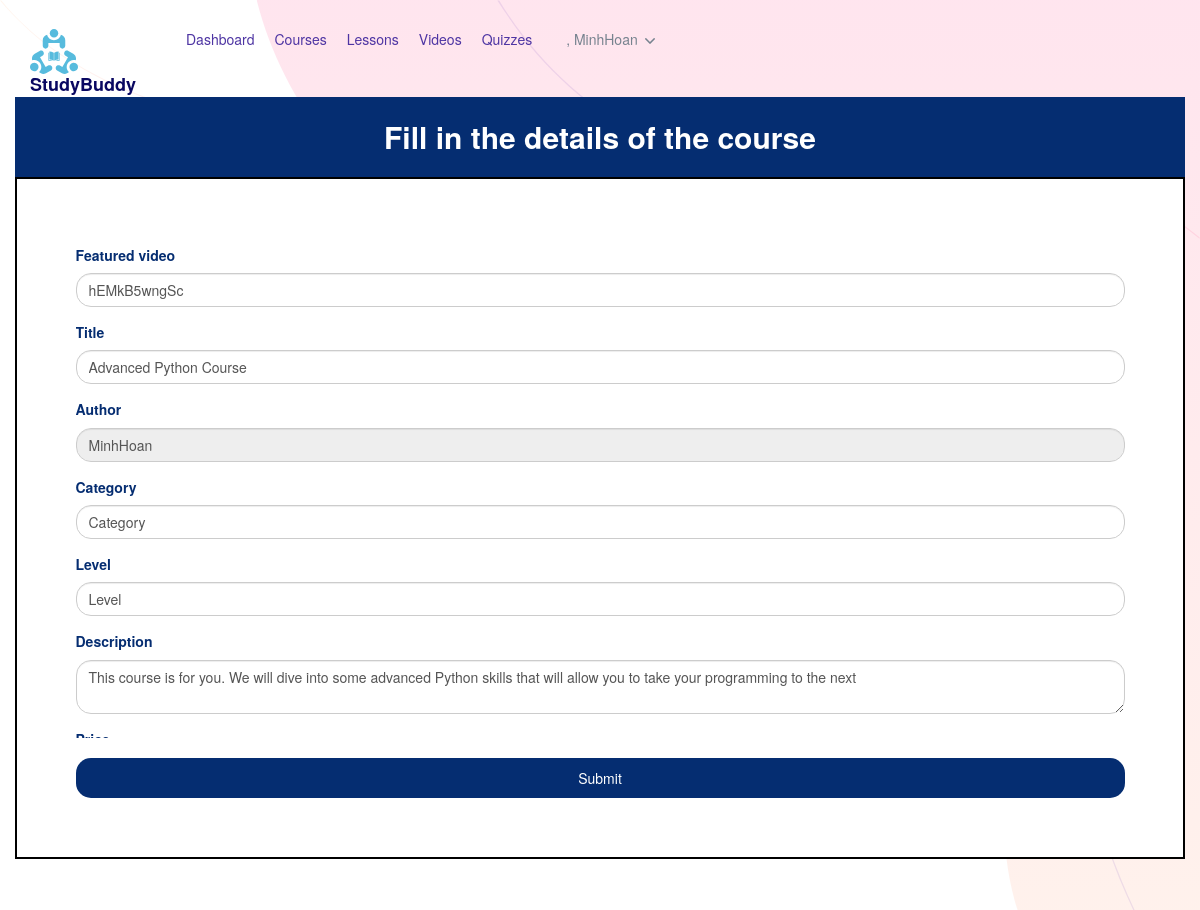
Page /instructor-course/details/online-video-course-website-like-udemy (signed in) on the committed database.
### app/models.py (models this page shows, shortened)
class Course(models.Model):
    STATUS = (
        ('PUBLISH','PUBLISH'),
        ('DRAFT', 'DRAFT'),
    )
    COURSE_TYPE = (
        ('FREE', 'FREE'),
        ('PAID', 'PAID'),
    )
    featured_image = models.FileField(upload_to="Media/featured_img",null=True)
    featured_video = models.CharField(max_length=300,null=True)
    title = models.CharField(max_length=500)
    course_type = models.CharField(choices=COURSE_TYPE,max_length=4, default='FREE')
    created_at = models.DateField(auto_now_add=True)
    user = models.ForeignKey(User,on_delete=models.CASCADE, null=True)
    category = models.ForeignKey(Categories,on_delete=models.CASCADE)
    level = models.ForeignKey(Level, on_delete=models.CASCADE,null=True)
    description = models.TextField()
    price = models.IntegerField(null=True,default=0)
    discount = models.IntegerField(null=True)
    language = models.ForeignKey(Language,on_delete=models.CASCADE,null=True)
    deadline = models.CharField(max_length=100,null=True)
    slug = models.SlugField(default='', max_length=500, null=True, blank=True)
    status = models.CharField(choices=STATUS,max_length=100,null=True)
    has_certificate = models.BooleanField(default=True)

### app/views.py (the view)
def InstructorUpdateCourse(request, slug):
    course = Course.objects.get(slug=slug)
    updateCourseForm = InstructorCreateCourseForm()
    author = User.objects.get(username=request.user)
    message = None
    mydict = {'updateCourseForm': updateCourseForm,
              'author': author,
              'message': message,
              'featured_video': course.featured_video,
              'title': course.title,
              'description': course.description,
              'price': course.price,
              'discount': course.discount,
              'deadline': course.deadline,
              'has_certificate': course.has_certificate
              }
    if request.method == 'POST':
        updateCourseForm = InstructorCreateCourseForm(request.POST)
        if updateCourseForm.is_valid():
            course_updated = Course.objects.get(title=course.title)
            course_updated.featured_video = request.POST.get('featured_video')
            course_updated.title = request.POST.get('title')
            course_updated.description = request.POST.get('description')
            course_updated.price = request.POST.get('price')
            course_updated.discount = request.POST.get('discount')
            course_updated.deadline = request.POST.get('deadline')
            course_updated.has_certificate = request.POST.get('has_certificate')
            course_updated.level = Level.objects.get(name=request.POST.get('level'))
            course_updated.category = Categories.objects.get(name=request.POST.get('category'))
            course_updated.language = Language.objects.get(id=request.POST.get('language'))
            course_updated.status = 'DRAFT'
            course_updated.save()
            return redirect('instructor-course')
        else:
            print(updateCourseForm.errors)
    else:  # no POST yet
        updateCourseForm = InstructorCreateCourseForm(request.user)
    return render(request, 'app/instructor/update_course_forn.html', context=mydict)

### app/forms.py
class InstructorCreateCourseForm(forms.ModelForm):
    category = forms.ModelChoiceField(queryset=Categories.objects.all(), empty_label="Category", to_field_name="name")
    level = forms.ModelChoiceField(queryset=Level.objects.all(), empty_label="Level", to_field_name="name")
    language = forms.ModelChoiceField(queryset=Language.objects.all(), empty_label="Language", to_field_name="id")
    class Meta:
        model = Course
        fields = ['featured_video', 'title', 'description', 'price', 'discount', 'deadline', 'slug', 'has_certificate']

### app/models.py (called while the page is built)
    def __str__(self):
        return self.name

    def __str__(self):
        return self.name

    def __str__(self):
        return self.language

### app/templates/app/instructor/update_course_forn.html (shortened to what this page needs)
{% extends 'app/instructor_base.html' %}
{% block content %}
{% load static %}
{% load widget_tweaks %}
<body>
<head>
    <link href="//netdna.bootstrapcdn.com/bootstrap/3.0.0/css/bootstrap.min.css" rel="stylesheet" id="bootstrap-css">
    <link href="{% static 'fontawesomefree/css/fontawesome.css' %}" rel="stylesheet" type="text/css">
    <link href="{% static 'fontawesomefree/css/brands.css' %}" rel="stylesheet" type="text/css">
    <link href="{% static 'fontawesomefree/css/solid.css' %}" rel="stylesheet" type="text/css">
</head>
  <body>
    <form method="POST" style="color: #052d71 !important;">
      <div class="container register-form" style="align-items: center;">
        <div class="form">
          <div class="note">
              <p style="font-size: 30px;">Fill in the details of the course</p>
          </div>
          <div class="form-content" style="background-color: #fff; border: 2px solid #000000">
            <div class="scroll" style="height: 500px">
            <div class="row">
              <div class="col-md-12">
                <div class="form-group">
                  <h5><b>Featured video</b></h5>
                  <input class="form-control" aria-label="Small" type="text" value="{{featured_video}}"  id="featured_video" name="featured_video" >
                </div>
                <div class="form-group">
                  <h5><b>Title</b></h5>
                  <input class="form-control" aria-label="Small" type="text" value="{{title}}"  id="title" name="title" >
                </div>
                <div class="form-group">
                  <h5><b>Author</b></h5>
                  <input class="form-control" aria-label="Small" type="text" value="{{author}}" disabled id="user" name="user" >
                </div>
                <div class="form-group">
                  <h5><b>Category</b></h5>
                  {% render_field updateCourseForm.category class="form-control" placeholder="Category" %}
                </div>
                <div class="form-group">
                  <h5><b>Level</b></h5>
                  {% render_field updateCourseForm.level class="form-control" placeholder="Level" %}
                </div>
                <div class="form-group">
                  <h5><b>Description</b></h5>
                      <textarea class="form-control" type="text" id="description" name="description" >{{description}}</textarea>
                </div>
                <div class="form-group">
                  <h5><b>Price</b></h5>
                </div>
              </div>
            </div>
            </div>
             <br>
            <button type="submit" class="btnSubmit">Submit</button>
          </div>
        </div>
      </div>
  </body>
</body>
{% endblock %}

### app/templates/app/components/instructor_site_header.html (shortened to what this page needs)
{% load static %}
<header class="navbar navbar-expand-xl navbar-light" >
        <div class="container">
            <a class="navbar-brand" href="{% url 'home' %}">
                <img src="{% static 'assets/img/logo.svg' %}" class="navbar-brand-img" alt="...">
                StudyBuddy
            </a>
            <div class="collapse navbar-collapse z-index-lg" id="navbarCollapse">
                <ul class="navbar-nav ms-auto">
                    <li class="nav-item dropdown dropdown-full-width ">
                        <a href="{% url 'instructor-dashboard' %}" class="nav-link px-xl-4 text-gigas"><span>Dashboard</span></a>
                    </li>
                    <li class="nav-item dropdown dropdown-full-width">
                        <a href="{% url 'instructor-course' %}" class="nav-link px-xl-4 text-gigas"><span>Courses</span></a>
                    </li>
                    <li class="nav-item dropdown dropdown-full-width">
                        <a href="{% url 'instructor-lesson' %}" class="nav-link px-xl-4 text-gigas"><span>Lessons</span></a>
                    </li>
                    <li class="nav-item dropdown dropdown-full-width">
                        <a href="{% url 'instructor-video' %}" class="nav-link px-xl-4 text-gigas"><span>Videos</span></a>
                    </li>
                    <li class="nav-item dropdown dropdown-full-width">
                        <a href="{% url 'instructor-quiz' %}" class="nav-link px-xl-4 text-gigas"><span>Quizzes</span></a>
                    </li>
                    <li class="nav-item dropdown border-0 px-1 px-md-3">
                        <a class="nav-link dropdown-toggle" id="user" data-bs-toggle="dropdown" href="#" aria-haspopup="true" aria-expanded="false">
                           , {{user.username}}
                       </a>
                   </li>
                </ul>
            </div>
        </div>
</header>

### app/templates/app/instructor/update_course_forn.html (style rules this page uses)
div.scroll { background-color: #ffffff; width: 100%; height: 350px; overflow-x: hidden; overflow-y: auto; }
.register-form { padding-left: 0px; padding-right: 0px; border-radius: 20px; }
a:link { text-decoration: none; }
.note { text-align: center; height: 80px; background: #052d71; color: #fff; font-weight: bold; line-height: 80px; }
.form-content { padding: 5%; border: 1px solid #ced4da; margin-bottom: 2%; }
.form-control { border-radius: 1.5rem; }
.btnSubmit { border: none; border-radius: 1.5rem; padding: 1%; width: 20%; cursor: pointer; background: #052d71; color: #fff; width: 100%; }
.form-group { padding-bottom:3px; }

### rows in the picture
Course: featured_video "hEMkB5wngSc", title "Advanced Python Course", description "This course is for you. We will dive into some advanced Python skills that will allow you to take your programming to the next"

### other values in the picture
{{ user.username }} "MinhHoan"
